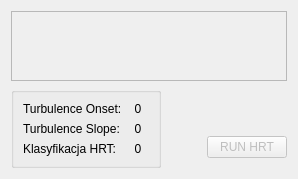
            <widget class="QWidget" name="hrt">
             <attribute name="title">
              <string>HRT Analysis</string>
             </attribute>
             <layout class="QVBoxLayout" name="verticalLayout_68">
              <item>
               <widget class="QScrollArea" name="scrollAreaHrt">
                <property name="widgetResizable">
                 <bool>true</bool>
                </property>
                <widget class="QWidget" name="scrollAreaWidgetContents_9">
                 <property name="geometry">
                  <rect>
                   <x>0</x>
                   <y>0</y>
                   <width>1030</width>
                   <height>451</height>
                  </rect>
                 </property>
                </widget>
               </widget>
              </item>
              <item>
               <layout class="QHBoxLayout" name="horizontalLayout_40">
                <item>
                 <widget class="QGroupBox" name="gridGroupBox">
                  <property name="minimumSize">
                   <size>
                    <width>150</width>
                    <height>0</height>
                   </size>
                  </property>
                  <property name="title">
                   <string/>
                  </property>
                  <layout class="QGridLayout" name="gridLayout">
                   <item row="0" column="0">
                    <widget class="QLabel" name="label_17">
                     <property name="text">
                      <string>Turbulence Onset:</string>
                     </property>
                    </widget>
                   </item>
                   <item row="1" column="1">
                    <widget class="QLabel" name="turbulence_slope_val">
                     <property name="text">
                      <string>  0</string>
                     </property>
                    </widget>
                   </item>
                   <item row="0" column="1">
                    <widget class="QLabel" name="turbulence_onset_val">
                     <property name="text">
                      <string>  0</string>
                     </property>
                    </widget>
                   </item>
                   <item row="1" column="0">
                    <widget class="QLabel" name="label_19">
                     <property name="text">
                      <string>Turbulence Slope:</string>
                     </property>
                    </widget>
                   </item>
                   <item row="2" column="1">
                    <widget class="QLabel" name="vpbs_detected_count">
                     <property name="text">
                      <string>  0</string>
                     </property>
                    </widget>
                   </item>
                   <item row="2" column="0">
                    <widget class="QLabel" name="label_18">
                     <property name="text">
                      <string>Klasyfikacja HRT:</string>
                     </property>
                    </widget>
                   </item>
                  </layout>
                 </widget>
                </item>
                <item>
                 <spacer name="horizontalSpacer_25">
                  <property name="orientation">
                   <enum>Qt::Horizontal</enum>
                  </property>
                  <property name="sizeHint" stdset="0">
                   <size>
                    <width>40</width>
                    <height>20</height>
                   </size>
                  </property>
                 </spacer>
                </item>
                <item>
                 <layout class="QVBoxLayout" name="verticalLayout_50">
                  <item>
                   <spacer name="verticalSpacer_9">
                    <property name="orientation">
                     <enum>Qt::Vertical</enum>
                    </property>
                    <property name="sizeType">
                     <enum>QSizePolicy::Fixed</enum>
                    </property>
                    <property name="sizeHint" stdset="0">
                     <size>
                      <width>20</width>
                      <height>40</height>
                     </size>
                    </property>
                   </spacer>
                  </item>
                  <item>
                   <widget class="QPushButton" name="pushButton_18">
                    <property name="enabled">
                     <bool>false</bool>
                    </property>
                    <property name="text">
                     <string>RUN HRT</string>
                    </property>
                   </widget>
                  </item>
                 </layout>
                </item>
               </layout>
              </item>
             </layout>
            </widget>
